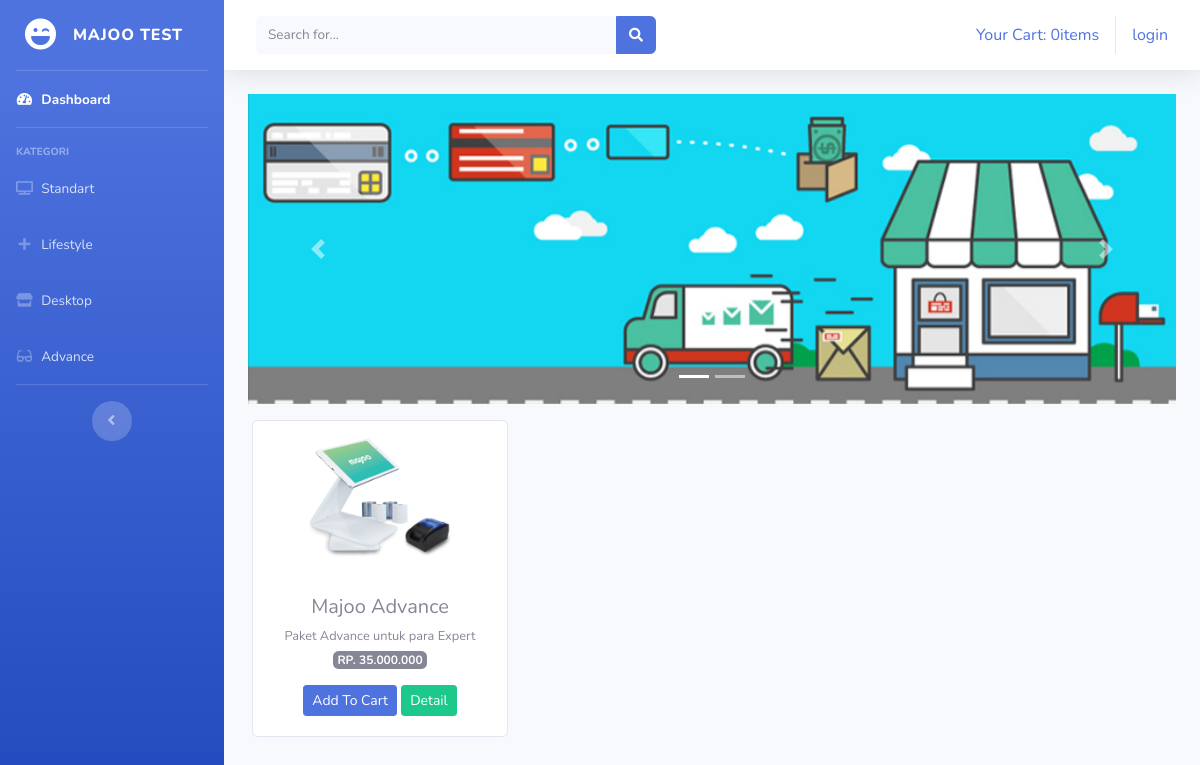
The page /index.php/category/advance on the database its author committed.
### tables this page shows
CREATE TABLE `product` (
  `prd_id` int(11) NOT NULL,
  `prd_nm` varchar(100) NOT NULL,
  `descriptions` varchar(200) NOT NULL,
  `category` varchar(50) DEFAULT NULL,
  `price` int(11) DEFAULT NULL,
  `stock` int(4) DEFAULT NULL,
  `picture` text,
  `reg_date` timestamp NOT NULL DEFAULT CURRENT_TIMESTAMP
);

### application/controllers/category.php (called while the page is built, shortened)
<?php
class category extends CI_Controller
{
    public function advance()
    {
        $data['advance'] = $this->m_category->advance_data()->result();
        $this->load->view('templates/header');
        $this->load->view('templates/sidebar');
        $this->load->view('advance', $data);
        $this->load->view('templates/footer');
    }
}

### index.php (called while the page is built, shortened)
<?php
require_once BASEPATH.'core/CodeIgniter.php';

### application/models/m_category.php (called while the page is built, shortened)
<?php
class m_category extends CI_Model{
    public function advance_data()
    {
        return $this->db->get_where('product', array('category'=>'advance'));
    }
}

### application/views/advance.php (the view, shortened to what this page needs)
<div class="container-fluid">
    <div id="carouselExampleIndicators" class="carousel slide" data-ride="carousel">
        <ol class="carousel-indicators">
            <li data-target="#carouselExampleIndicators" data-slide-to="0" class="active"></li>
            <li data-target="#carouselExampleIndicators" data-slide-to="1"></li>
        </ol>
        <div class="carousel-inner">
            <div class="carousel-item active">
                <img class="d-block w-100" src="<?= base_url('assets/img/slider2.jpg')?>" alt="First slide">
            </div>
        </div>
        <a class="carousel-control-prev" href="#carouselExampleIndicators" role="button" data-slide="prev">
            <span class="carousel-control-prev-icon" aria-hidden="true"></span>
        </a>
        <a class="carousel-control-next" href="#carouselExampleIndicators" role="button" data-slide="next">
            <span class="carousel-control-next-icon" aria-hidden="true"></span>
        </a>
    </div>
    <div class="row text-center mt-3">
        <?php foreach ($advance as $adv) : ?>
            <div class="card ml-3 mb-3" style="width: 16rem;">
            <img src="<?= base_url(). '/uploads/' .$adv->picture?>" class="card-img-top" alt="...">
            <div class="card-body">
              <h5 class="card-title mb-1"><?= $adv->prd_nm ?></h5>
              <small><?= $adv->descriptions ?></small><br>
              <span class="badge badge-secondary mb-3">RP. <?= number_format($adv->price, 0,',','.')?></span><br>
              <?= anchor('dashboard/add_cart/' .$adv->prd_id,'<div class="btn btn-sm btn-primary">Add To Cart</div>')?>
              <?= anchor('dashboard/detail/' .$adv->prd_id,'<div class="btn btn-sm btn-success">Detail</div>')?>
            </div>
          </div>
        <?php endforeach; ?>
    </div>
</div>

### rows shown on the page
product: picture (picture), prd_nm "Majoo Advance", descriptions "Paket Advance untuk para Expert", price "35.000.000", prd_id "Add To Cart", prd_id "Detail"

### other values the page prints
anchor('dashboard/detail_cart', $cart) "Your Cart: 0items"
anchor('auth/login','login') "login"
